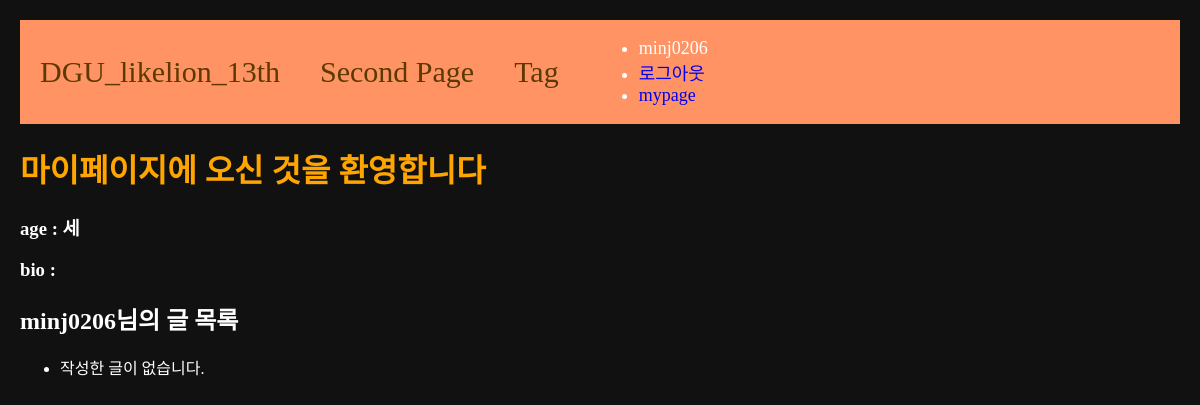
The app's page /users/mypage/1, older data.
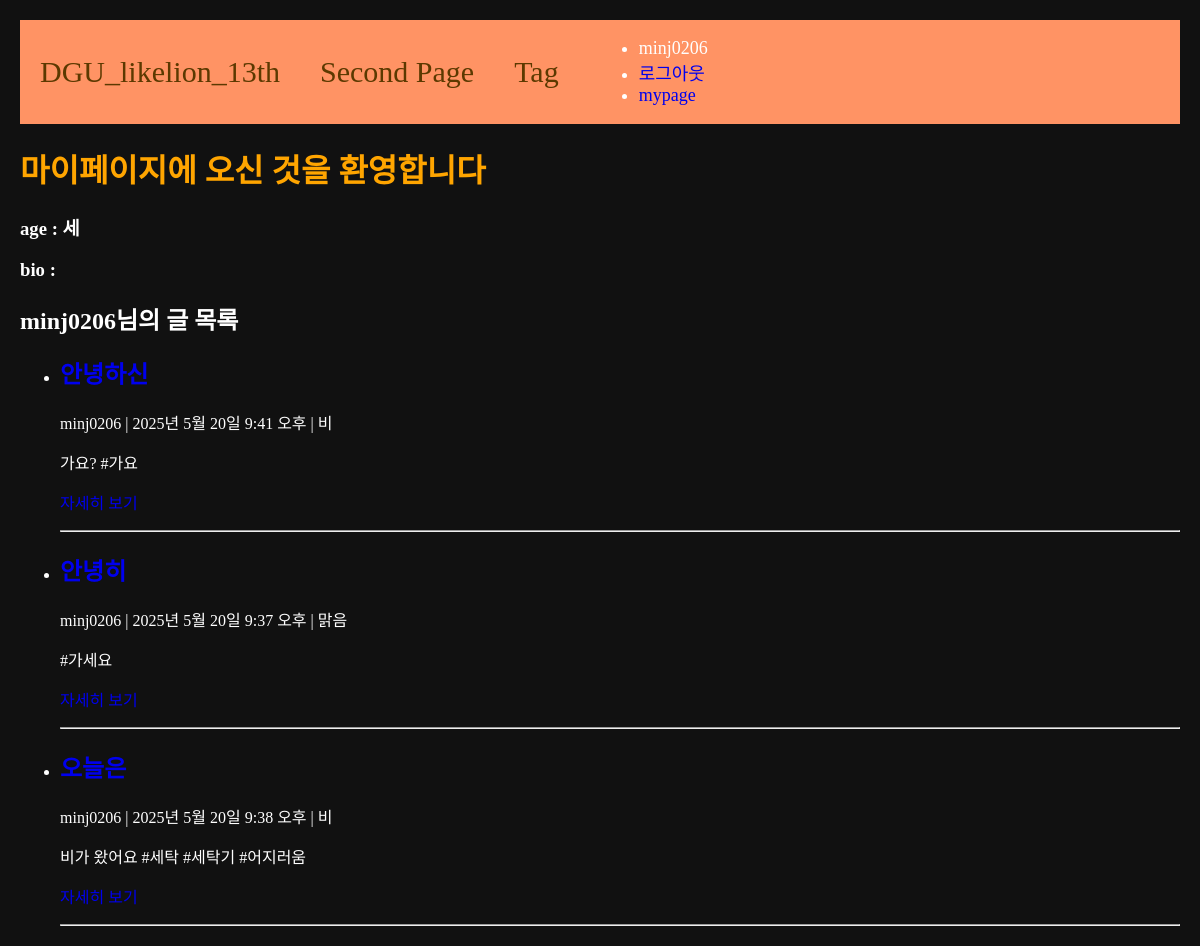
The same page, newer data.
### main/models.py (models this page shows, shortened)
class Post(models.Model):
    title = models.CharField(max_length=50)
    writer = models.ForeignKey(User, null=False, blank=False, on_delete=models.CASCADE)
    content = models.TextField()
    pub_date = models.DateTimeField()
    weather = models.CharField(max_length=10)
    image = models.ImageField(upload_to="post/", blank=True, null=True)
    tags = models.ManyToManyField(Tag, related_name='posts', blank=True)

### users/views.py (the view)
# urls.py: path('mypage/', views.mypage, name='mypage'),
def mypage(request, id):
    user=get_object_or_404(User, pk=id)
    posts = Post.objects.filter(writer=user)
    context = {
        'user' :user,
        'posts': posts
    }
    return render(request, 'users/mypage.html', context)

### users/templates/users/mypage.html (shortened to what this page needs)
{% extends 'base.html' %}
{% load static %}
{% block content %}
<h1>마이페이지에 오신 것을 환영합니다</h1>
<h3>age : {{ user.profile.age }}세</h3>
<h3>bio : {{ user.profile.bio }}</h3>
<h2>{{ user.username }}님의 글 목록</h2>
<ul>
    {% for post in posts %}
    <li>
        <h2><a href="{% url 'main:detail' post.id %}">{{ post.title }}</a></h2>
        <p>{{ post.writer }} | {{ post.pub_date }} | {{ post.weather }}</p>
        <p>{{ post.content }}</p>
        <p><a href="{% url 'main:detail' post.id %}">자세히 보기</a></p>
        <hr>
    </li>
    {% empty %}
    <li>작성한 글이 없습니다.</li>
    {% endfor %}
</ul>
{% endblock %}

### project/templates/base.html (shortened to what this page needs)
<!DOCTYPE html>
{%load static %}
<html lang="ko">
<head>
    <link rel="stylesheet" type="text/css" href="{%static 'css/project.css' %}">
</head>
<body class="body-container">
    {% include 'shared/_navbar.html' %}
    {% block content %}
    {% endblock %}
</body>
</html>

### project/templates/shared/_navbar.html
<nav class="navbar-container">
    <a class="navbar-link" href="{% url 'main:mainpage' %}">DGU_likelion_13th</a>
    <a class="navbar-link" href="{% url 'main:secondpage' %}">Second Page</a>
    <a class="navbar-link" href="{% url 'main:tag-list' %}">Tag</a>
    <div class="nav-right">
        {% if user.is_authenticated %}
        <ul class="nav-link-account">
            <li class="nav-link-user">{{user.username}}</li>
            <li><a href="{% url 'accounts:logout' %}">로그아웃</a></li>
            <li><a href="{% url 'users:mypage' request.user.id %}">mypage</a></li>
        </ul>
        {% else %}
        <ul class="nav=link-account">
            <li><a href="{% url 'accounts:login' %}">로그인</a></li>
            <li><a href="{% url 'accounts:signup' %}">signup</a></li>
        </ul>
        {% endif %}
    </div>
</nav>

### project/static/css/project.css (style rules this page uses)
h1 { color: orange; }

### project/templates/base.html (style rules this page uses)
a { text-decoration: none; }
.body-container { background-color: #111; color: #fff; margin: 20px; }
.navbar-container { display: flex; align-items: center; padding-left: 20px; gap: 40px; background-color: #FF9364; font-size: 18px; }
.navbar-link { color: #5c3900; font-size: 30px; }

Row changes from the older to the newer data that the page shows:
added Post: writer "minj0206", pub_date "2025년 5월 20일 9:41 오후", weather "비", content "가요? #가요"
added Post: writer "minj0206", pub_date "2025년 5월 20일 9:37 오후", weather "맑음", content "#가세요"
added Post: writer "minj0206", pub_date "2025년 5월 20일 9:38 오후", weather "비", content "비가 왔어요 #세탁 #세탁기 #어지러움"
Text that changed along with them:
text no longer shown: "작성한 글이 없습니다."
